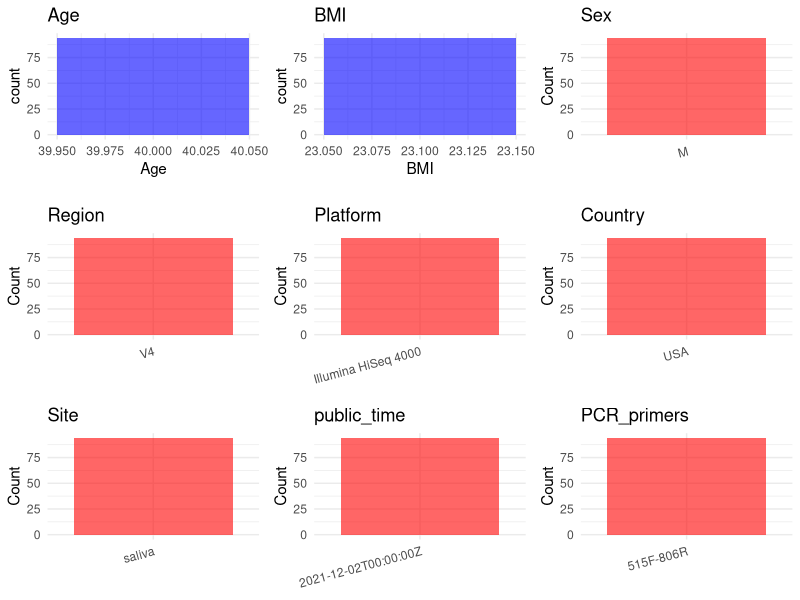

Here is the R script that generated this plot:
## ---- chunk 1
# Load necessary libraries
library(dplyr)
library(ggplot2)
library(cowplot)

# Set working directory (update this path to your local directory)
setwd("E:/bioproject/PRJEB48620")

# Read the initial metadata files
initial_meta <- read.csv("SraRunTable.csv", header = TRUE)

# Display the first few rows of the metadata
head(initial_meta)
## ---- chunk 2
# Create a uniform metadata dataframe
metadata <- data.frame(
  BioProject = initial_meta$BioProject,
  Run = initial_meta$Run,
  sample_name = initial_meta$Sample.Name,
  Age = initial_meta$Host_age,
  BMI = initial_meta$host_body_mass_index,  
  Sex = initial_meta$sex,
  Region = initial_meta$target_subfragment..exp.,
  Platform = initial_meta$Instrument,
  Site = initial_meta$env_material,
  public_time = initial_meta$ReleaseDate,
  stringsAsFactors=FALSE
)

metadata <- metadata %>%
  mutate(Sex = recode(Sex, "female" = "F", "male" = "M"))
## ---- chunk 3
# Add information obtained from the publication
metadata$Country <- "USA"
metadata$PCR_primers <- "515F-806R"
metadata$title <- "Diurnal and eating-associated microbial patterns revealed via high-frequency saliva sampling"
metadata$Disease_study <- "NO"

# Assign disease status based on sample_name patterns
metadata$Status <- "HC"

metadata$matched_samples <- "NO"
## ---- chunk 4
# Check the number of unique runs and sample names
print(paste("Number of unique runs:", length(unique(metadata$Run))))
print(paste("Number of unique sample names:", length(unique(metadata$sample_name))))
## ---- chunk 5
# Select columns for visualization
plot_data <- metadata %>%
  select(-BioProject, -Run, -sample_name, -title)

# Function to create simple plots for each column
create_simple_plots <- function(data) {
  plots <- list()
  
  for (col in colnames(data)) {
    # Check if the column is all NA
    if (all(is.na(data[[col]]))) {
      # Create an empty plot with text indicating all NA
      p <- ggplot() +
        annotate("text", x = 0.5, y = 0.5, label = "this column is NA", size = 6) +
        labs(title = col) +
        theme_void()
    } else if (is.numeric(data[[col]])) {
      # Numeric variable: histogram
      p <- ggplot(data, aes(x = .data[[col]])) +
        geom_histogram(fill = "blue", alpha = 0.6, bins = 20, na.rm = TRUE) +
        labs(title = col) +
        theme_minimal()
    } else {
      # Categorical variable: bar plot (remove NA values)
      count_data <- as.data.frame(table(data[[col]], useNA = "ifany"))
      p <- ggplot(count_data, aes(x = reorder(Var1, -Freq), y = Freq)) +
        geom_col(fill = "red", alpha = 0.6) +
        labs(title = col, x = NULL, y = "Count") +
        theme_minimal() +
        theme(axis.text.x = element_text(angle = 15, hjust = 1))
    }
    plots[[col]] <- p
  }
  
  return(plots)
}

# Generate and arrange plots
plots <- create_simple_plots(plot_data)
# grid.arrange(grobs = plots, ncol = 3, top = "Metadata Summary", align = "hv")
plot_grid(plots$Age, plots$BMI, plots$Sex, plots$Region, plots$Platform, 
          plots$Country, plots$Site, plots$public_time, plots$PCR_primers,
          ncol = 3, align = "hv", axis = "lb")
## ---- chunk 6
# Reorder columns to match the desired format
metadata <- metadata[, c(
  "BioProject", "Run", "sample_name", "Age", "BMI", "Sex", 
  "Region", "Platform", "Country", "Site", "public_time", 
  "PCR_primers", "title", "Disease_study", "Status", "matched_samples"
)]

# Export the uniform metadata to a CSV file
write.csv(metadata, file = "metadata.csv", quote = FALSE)
